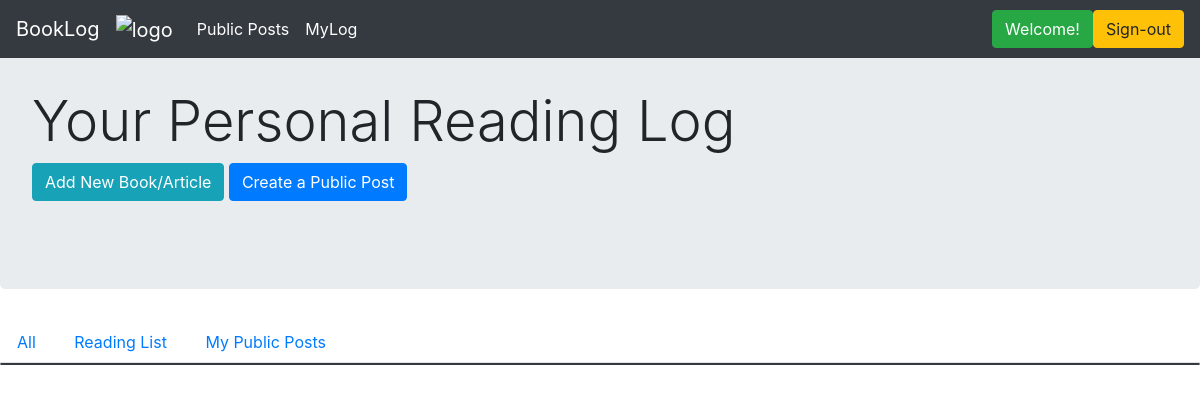
The page /myLog/1 (signed in) on the database as committed earlier.
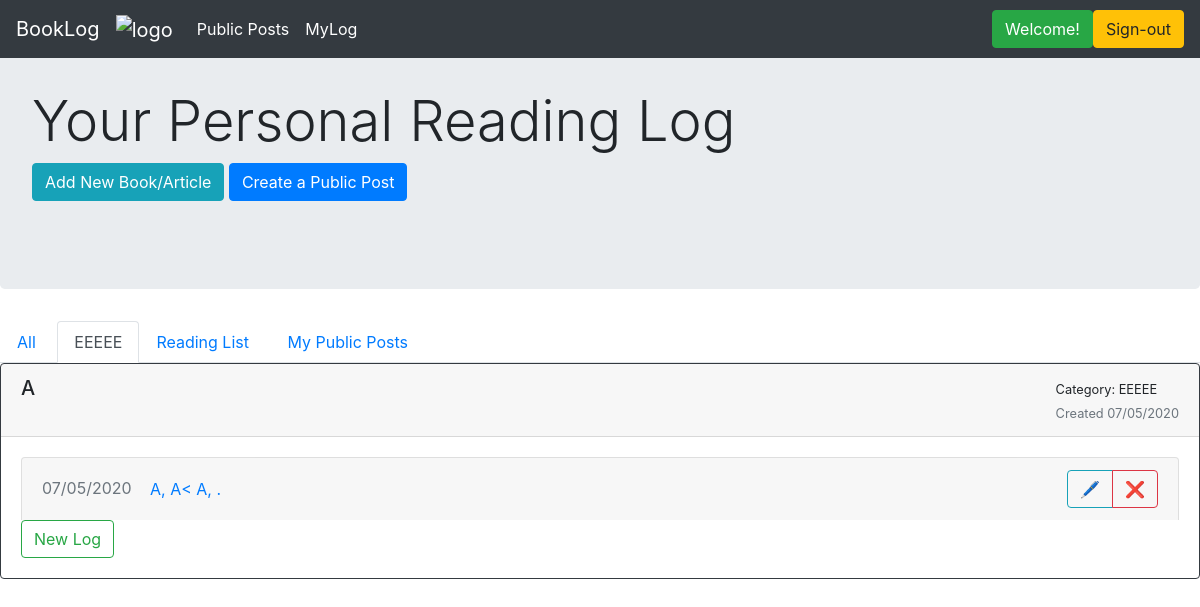
The same page on the database as committed later.
### application/models.py (models this page shows)
class Category(db.Model):
    __tablename__ = 'categories'
    id = db.Column(db.Integer, primary_key=True)
    name = db.Column(db.String(150), index=True, nullable=False, unique=False)
    user_id = db.Column(db.Integer, ForeignKey('users.id'), nullable=False, index=False)
    user = relationship("User", backref="categories", foreign_keys=[user_id])

class Book(db.Model):
    __tablename__ = 'books_and_other_readings'
    id = db.Column(db.Integer, primary_key=True)
    title = db.Column(db.String(80), index=True, unique=False, nullable=False)
    author = db.Column(db.String(80), index=False, unique=False, nullable=True)
    date_started = db.Column(db.DateTime, index=False, unique=False, nullable=False)
    description = db.Column(db.Text, index=False, unique=False, nullable=True)
    complete = db.Column(db.Boolean, index=False, unique=False, nullable=True)
    user_id = db.Column(db.Integer, ForeignKey('users.id'), nullable=False, index=True)
    user = relationship("User", backref = "books", foreign_keys=[user_id])
    cat_id = db.Column(db.Integer, ForeignKey('categories.id'), nullable=True, index=True)
    category = relationship("Category", backref="books", foreign_keys=[cat_id])

class BookUpdate(db.Model):
    __tablename__ = 'book_updates'
    id = db.Column(db.Integer, primary_key=True)
    title = db.Column(db.String(100), index=True, unique=False, nullable=False)
    date_created = db.Column(db.DateTime, index=False, unique=False, nullable=False)
    pages = db.Column(db.String(100), index=False, unique=False, nullable=True)
    text = db.Column(db.Text, index=False, unique=False, nullable=False)
    book_id = db.Column(db.Integer, ForeignKey('books_and_other_readings.id'), nullable=False, index=True)
    book = relationship("Book", backref = "book_updates", foreign_keys=[book_id])

### application/routes.py (the view)
@main_bp.route("/myLog/<int:cat_id>", methods=['GET'])
@login_required
def myLogCat(cat_id):
    user = User.query.filter_by(id=session.get("user_id")).first()
    books = user.books
    selected_books = []
    for book in books:
        if book.cat_id == cat_id:
            selected_books.append(book)
    cats = user.categories
    return render_template("category.html", name=session.get("user_id"), user=user, books=selected_books, cats=cats, curr_cat=cat_id)

### application/auth.py (called while the page is built)
@auth_bp.before_app_request
def load_logged_in_user():
    user_id = session.get('user_id')
    if user_id is None:
        g.user = None
    else:
        g.user = User.query.filter_by(id=user_id).first()

def login_required(view):
    @functools.wraps(view)
    def wrapped_view(**kwargs):
        if g.user is None:
            return redirect(url_for('auth_bp.login'))
        return view(**kwargs)
    return wrapped_view

### application/routes.py (called while the page is built)
@main_bp.before_app_request
def load_logged_in_user():
    user_id = session.get('user_id')
    if user_id is None:
        g.user = None
    else:
        g.user = User.query.filter_by(id=user_id).first()

### application/templates/category.html (shortened to what this page needs)
{% extends 'layout.html' %}
{% block content %}
<div class="jumbotron">
    <br>
    <h1 class="display-4">Your Personal Reading Log</h1>
    <a href="{{url_for('main_bp.create_new')}}" class="btn btn-info" role="button">Add New Book/Article</a>
    <a href="{{url_for('main_bp.create_public_post')}}" class="btn btn-primary" role="button">Create a Public Post</a>
    <br>
    <br>
</div>
<ul class="nav nav-tabs">
  <li class="nav-item"> <a class="nav-link" href="{{url_for('main_bp.myLog')}}">All&nbsp;</a> </li>
  {% for cat in cats %}
      {% if cat.id == curr_cat %}
          <li class="nav-item"> <a class="nav-link active" href="#">{{cat.name}}</a> </li>
      {% else %}
          <li class="nav-item"> <a class="nav-link" href="{{url_for('main_bp.myLogCat', cat_id=cat.id)}}">{{cat.name}}</a> </li>
      {% endif %}
  {% endfor %}
  <li class="nav-item"> <a class="nav-link" href="{{ url_for('main_bp.reading_list')}}">Reading List&nbsp;</a></li>
  <li class="nav-item"> <a class="nav-link" href="{{ url_for('main_bp.my_public_posts')}}">My Public Posts&nbsp;&nbsp;</a></li>
  <div class="btn-toolbar" role="toolbar">
  </div>
</ul>
<div class="card text-left border-dark mb-3">
{% for book in books|reverse %}
  <div class="card-header position-sticky justify-content-between">
      <div class="float-right">
      <small>Category: {{book.category.name}}</small> <br>
      <small class="text-muted">Created {{ book.date_started.strftime("%m/%d/%Y") }}</small>
      </div>
      {% if book.author != "" %}
          <h5 class="mb-1">{{ book.title }} by {{ book.author }}</h5>
      {% else %}
          <h5 class="mb-1">{{ book.title }}</h5>
      {% endif %}
  </div>
  <div class="card-body">
  {% for log in book.book_updates|reverse %}
  <div class="list-group">
    <div class="accordion" id="accordionExample">
         <div class="card">
            <div class="card-header" id="headingTwo">
            <div class="float-right">
                <div class="btn-group" role="group" aria-label="Basic example">
                   <button class="btn btn-outline-info" type="button" data-toggle="collapse" area-expanded="false" data-target={{"#logEdit" + log.title|string}}>&#128394;</button>
                   <a href="{{url_for('main_bp.delete_log', log_id=log.id)}}" class="btn btn-outline-danger" role="button">&#10060;</a>
                </div>
            </div>
            <h5 class="mb-0">
              <small class="text-muted">{{ log.date_created.strftime("%m/%d/%Y") }}</small>
              <button class="btn btn-link collapsed" type="button" data-toggle="collapse" data-target="{{"#collapseTwo" + log.id|string}}" aria-expanded="false" aria-controls="collapseTwo">
              {{ log.title }}
              </button>
            </h5>
            </div>
      </div>
    </div>
  </div>
  {% endfor %}
  <div class="end">
  <button class="btn btn-outline-success" type="button" data-toggle="collapse" area-expanded="false" data-target={{"#log" + loop.index|string}}>New Log</button>
    </div>
    </div>
{% endfor %}
</div>
{% endblock %}

Rows that differ between the two databases and show on the page:
added Category: name "EEEEE"
now on this page (row edited): Book: category.name "EEEEE", date_started "07/05/2020", title "A"
added BookUpdate: date_created "07/05/2020", title "A, A< A, ."
